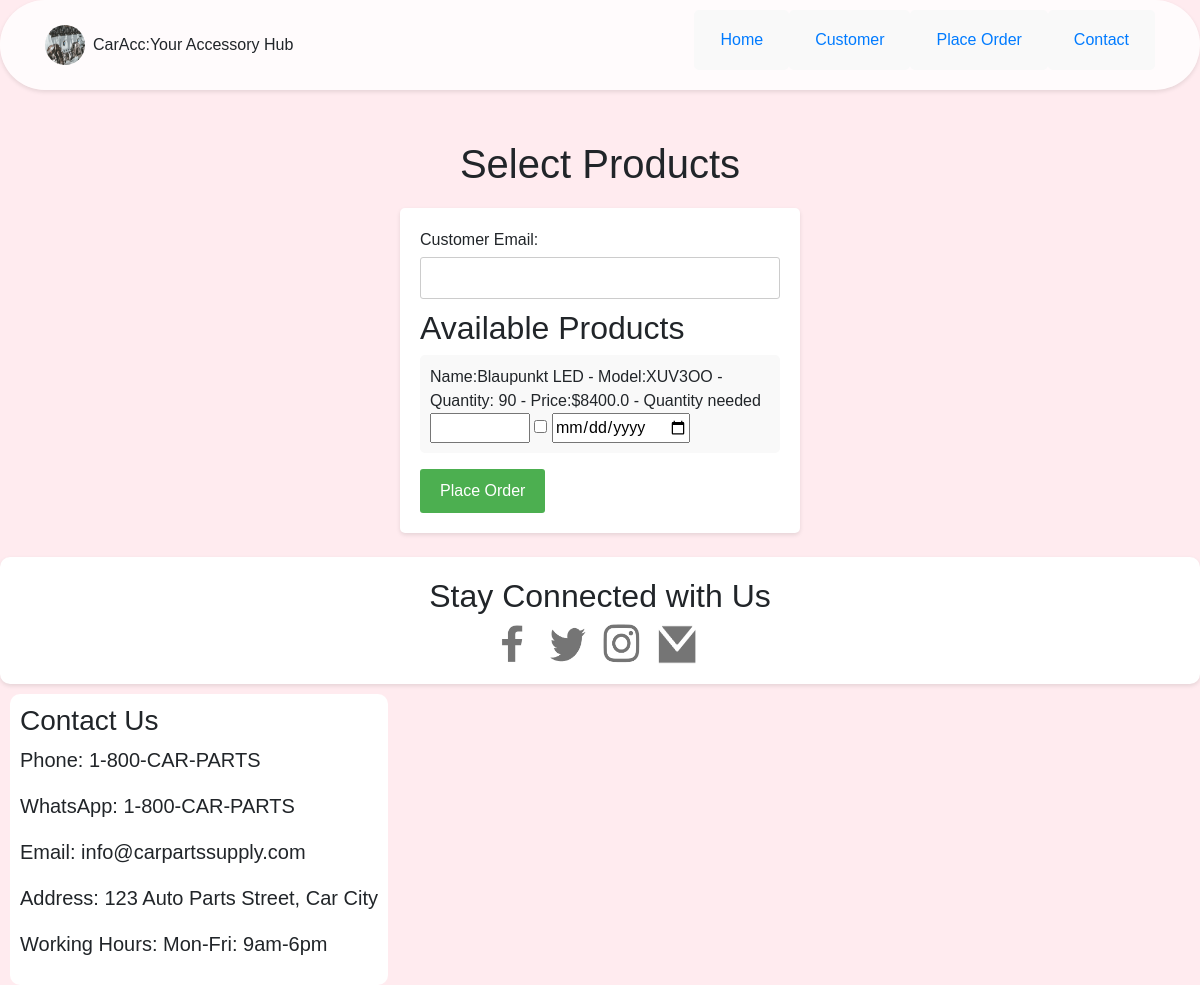
Screenshot of /select_products with the database file from the repository.
### tables this page shows
CREATE TABLE product (id INTEGER PRIMARY KEY AUTOINCREMENT, name TEXT, model TEXT, price REAL, quantity INTEGER);

### app.py (the view, shortened to what this page needs)
@app.route('/select_products', methods=['GET', 'POST'])
def select_products():
    products = get_products()
    return render_template('select_products.html', products=products)

### app.py (called while the page is built)
def get_products():
    conn = sqlite3.connect('database.db')
    cur = conn.cursor()
    cur.execute("SELECT * FROM product")
    rows = cur.fetchall()
    conn.close()
    return rows

### templates/select_products.html (shortened to what this page needs)
<!DOCTYPE html>
<html lang="en">
<head>
    <link rel="stylesheet" href="{{ url_for('static', filename='styles.css') }}">
    <link rel="stylesheet" href="{{ url_for('static', filename='index.css') }}">
</head>
<body>
    <header class="fixed-top oval-header">
        <nav>
            <div class="container d-flex justify-content-between align-items-center">
                <div class="d-flex align-items-center">
                    <img src="{{ url_for('static', filename='logo.png') }}" alt="Logo" class="logo">
                    <span class="ml-2">CarAcc:Your Accessory Hub</span>
                </div>
                <ul class="nav">
                    <li class="nav-item"><a class="nav-link" href="{{ url_for('body') }}">Home</a></li>
                    <li class="nav-item">
                        <a class="nav-link" href="{{ url_for('index') }}">Customer</a>
                    </li>
                    <li class="nav-item"><a class="nav-link" href="{{ url_for('select_products') }}">Place Order</a></li>
                    <li class="nav-item"><a class="nav-link" href="#contact">Contact</a></li>
                </ul>
            </div>
        </nav>
    </header>
    <main class="main-content container">
        <div class="container">
    <h1>Select Products</h1>
    <form action="/select_products" method="post">
        <label for="customer_email">Customer Email:</label>
        <input type="email" id="customer_email" name="customer_email" required><br>
        <h2>Available Products</h2>
        <ul>
            {% for product in products %}
                <li>
                    Name:{{ product[1] }}    -    Model:{{ product[2] }}    -    Quantity: {{ product[4] }}    -    Price:${{product[3]}}    -     Quantity needed
                    <input type="number" name="quantity_{{ product[0] }}" min="0" max="{{ product[3] }}" required>
                    <input type="checkbox" name="product_ids" value="{{ product[0] }}">
                    <input type="date" name="order_date" required>
                </li>
            {% endfor %}
        </ul>
        <button type="submit">Place Order</button>
    </form>
</div>
</main>
{% include 'footer.html' %}
</body>
</html>

### static/styles.css (style rules this page uses)
body { background-color: #ffebef; font-family: Arial, sans-serif; }
.oval-header { background-color: rgba(255, 255, 255, 0.8); border-radius: 50px; padding: 10px 20px; box-shadow: 0 2px 4px rgba(0, 0, 0, 0.1); }
.logo { width: 40px; height: 40px; border-radius: 50%; }
.main-content { margin-top: 100px; }

### static/index.css (style rules this page uses)
body { background-color: #ffebef; font-family: Arial, sans-serif; }
.main-content { padding-top: 40px; }
h1 { text-align: center; margin-bottom: 20px; }
ul { list-style-type: none; padding: 0; }
li { background-color: #f9f9f9; padding: 10px; margin-bottom: 10px; border-radius: 5px; }
form label { display: block; margin-bottom: 5px; }
form input[type="text"], form input[type="email"] { width: 100%; padding: 8px; margin-bottom: 10px; border: 1px solid #ccc; border-radius: 3px; }
form button { background-color: #4caf50; color: #fff; padding: 10px 20px; border: none; border-radius: 3px; cursor: pointer; }
form { background-color: #fff; padding: 20px; border-radius: 5px; box-shadow: 0 2px 4px rgba(0,0,0,0.1); margin-top: 20px; max-width: 400px; margin-left: auto; margin-right: auto; }
.main-content,.form,.record { padding-top: 40px; }

### rows the page displays
product: name "Blaupunkt LED", model "XUV3OO", quantity "90", price "8400.0"
